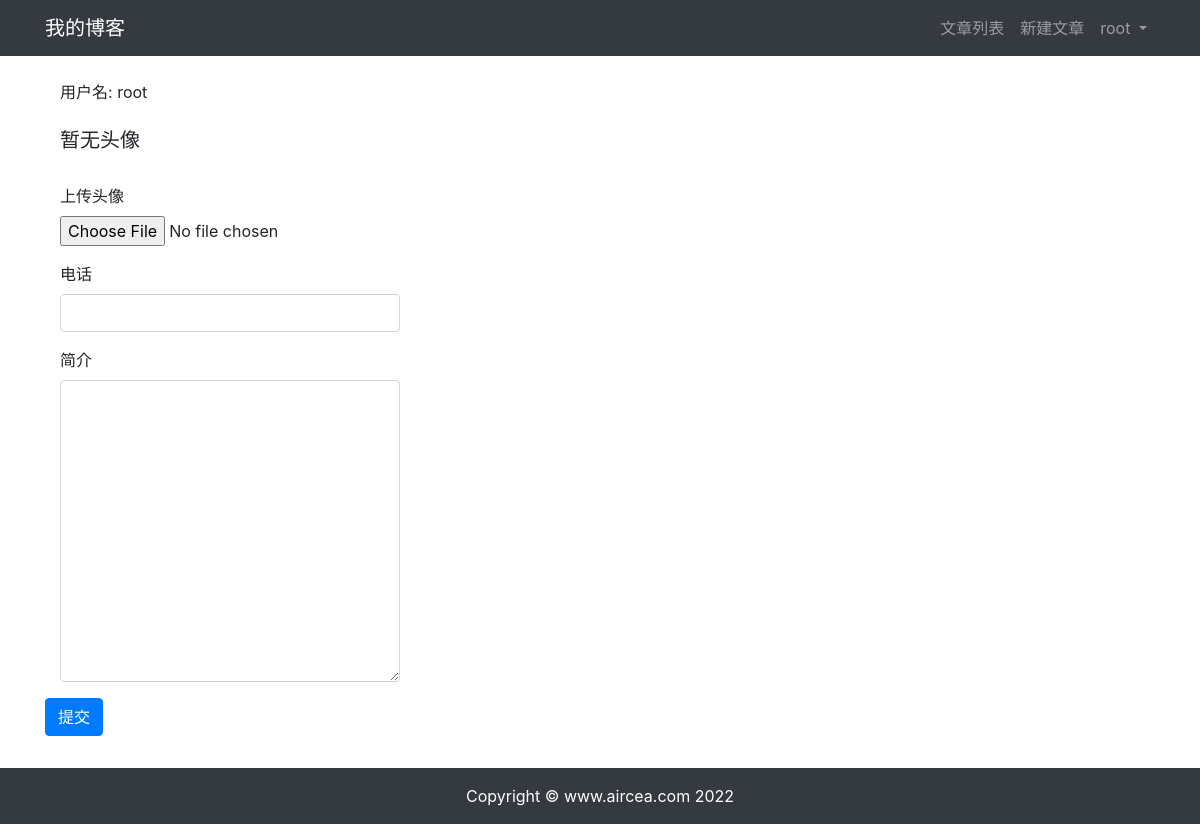
/userprofile/edit/6/ (signed in), run on an earlier commit of the app's database.
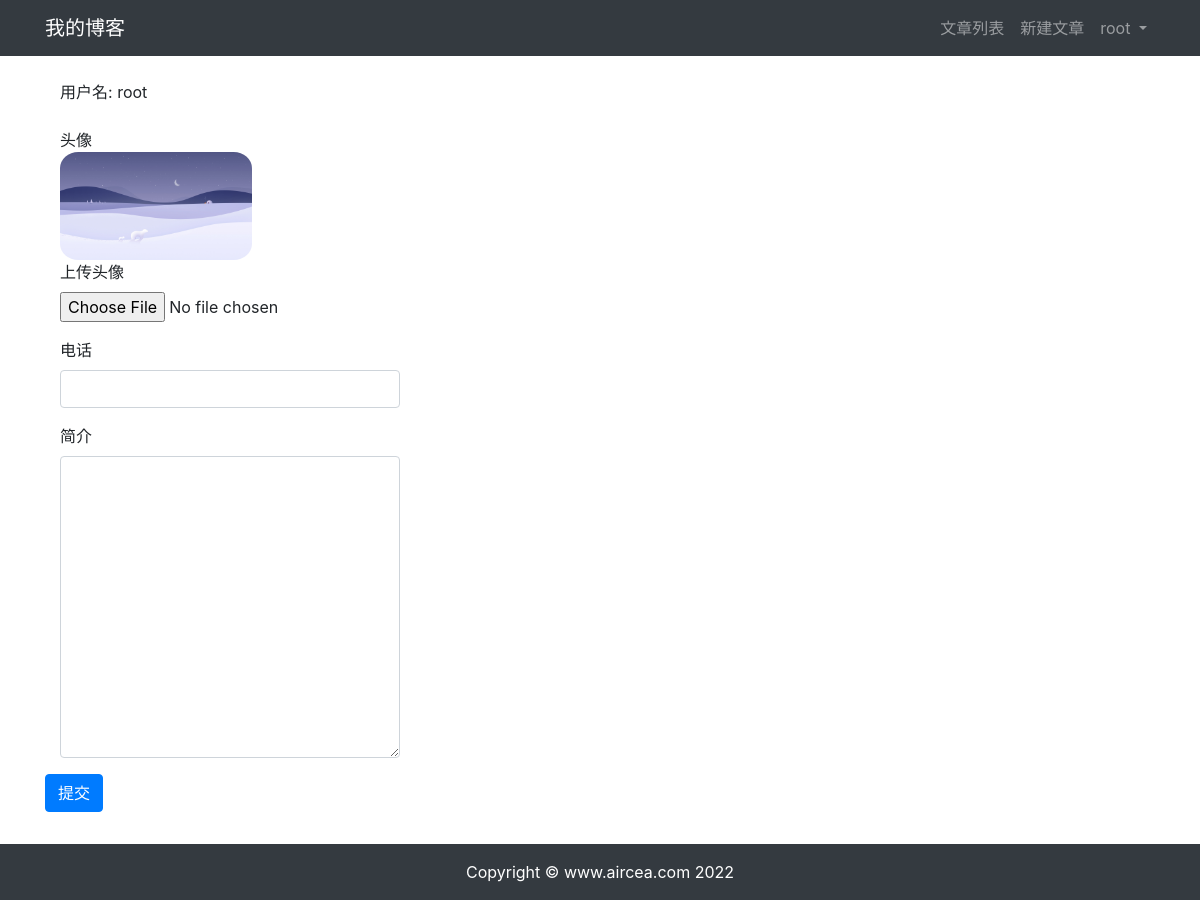
And on a later commit of the database.
### userprofile/models.py (models this page shows, shortened)
class Profile(models.Model):
    user = models.OneToOneField(User, on_delete=models.CASCADE, related_name='profile')
    phone = models.CharField(max_length=20, blank=True)
    avatar = models.ImageField(upload_to='avatar/%Y%m%d/', blank=True)
    bio = models.TextField(max_length=500, blank=True)

### userprofile/views.py (the view)
# urls.py: path('edit/<int:id>/', views.profile_edit, name='edit'),
@login_required(login_url='/userprofile/login/')
def profile_edit(request, id):
    user = User.objects.get(id=id)
    profile = Profile.objects.get(user_id=id)
    if request.method == 'POST':
        if request.user != user:
            return HttpResponse("你没有权限修改此用户信息。")
        profile_form = ProfileForm(request.POST, request.FILES)
        if profile_form.is_valid():
            profile_cd = profile_form.cleaned_data
            profile.phone = profile_cd['phone']
            profile.bio = profile_cd['bio']
            if 'avatar' in request.FILES:
                profile.avatar = profile_cd["avatar"]
            profile.save()
            return redirect("userprofile:edit", id=id)
        else:
            return HttpResponse("注册表单输入有误。请重新输入~")
    elif request.method == 'GET':
        profile_form = ProfileForm()
        context = { 'profile_form': profile_form, 'profile': profile, 'user': user }
        return render(request, 'userprofile/edit.html', context)
    else:
        return HttpResponse("请使用GET或POST请求数据")

### userprofile/forms.py
class ProfileForm(forms.ModelForm):
    class Meta:
        model = Profile
        fields = ('phone', 'avatar', 'bio')

### templates/userprofile/edit.html (shortened to what this page needs)
{% extends "base.html" %} {% load staticfiles %}
{% block content %}
<div class="container">
    <div class="row">
        <div class="col-12">
            <br>
            <div class="col-md-4">用户名: {{ user.username }}</div>
            <br>
            {% if profile.avatar %}
                <div class="col-md-4">头像</div>
                    <img src="{{ profile.avatar.url }}" style="max-width: 20%; border-radius: 15%;" class="col-md-4">
            {% else %}
                    <h5 class="col-md-4">暂无头像</h5>
            {% endif %}
                <br>
            <form method="post" action="." enctype="multipart/form-data">
                <div class="form-group col-md-4">
                    <label for="avatar">上传头像</label>
                    <input type="file" class="form-control-file" name="avatar" id="avatar">
                </div>
                <div class="form-group col-md-4">
                    <label for="phone">电话</label>
                    <input type="text" class="form-control" id="phone" name="phone" value="{{ profile.phone }}">
                </div>
                <div class="form-group col-md-4">
                    <label for="bio">简介</label>
                    <textarea type="text" class="form-control" id="bio" name="bio" rows="12">{{ profile.bio }}</textarea>
                </div>
                <button type="submit" class="btn btn-primary">提交</button>
            </form>
        </div>
    </div>
</div>
{% endblock content %}

### templates/base.html (shortened to what this page needs)
{%load staticfiles%}
<head>
    <link rel="stylesheet" href="{%static 'bootstrap/css/bootstrap.min.css' %}">
    <link rel="stylesheet" href="{%static 'md_css/monokai.css' %}">
</head>
<body>
    {% include 'header.html'%}
    {%block content%}{%endblock content%}
    {%include 'footer.html'%}
</body>

### templates/header.html (shortened to what this page needs)
<nav class="navbar navbar-expand-lg navbar-dark bg-dark">
    <div class="container">
        <a class="navbar-brand" href="{%url 'article:article_list' %}">我的博客</a>
        <div>
            <ul class="navbar-nav">
                <li class="nav-item">
                    <a class="nav-link" href="{%url 'article:article_list' %}">文章列表</a>
                </li>
                <li class="navbar-nav">
                    <a class="nav-link" href="{% url 'article:article_create' %}">新建文章</a>
                </li>
                {% if user.is_authenticated %}
                <li class="nav-item dropdown">
                    <a class="nav-link dropdown-toggle" href="#" id="navbarDropdown" role="button"
                       data-toggle="dropdown" aria-haspopup="true" aria-expanded="false">
                        {{user.username }}
                    </a>
                </li>
                {% else %}
                <li class="nav-item">
                    <a class="nav-link" href="{% url 'userprofile:login' %}">登录</a>
                </li>
                {% endif %}
            </ul>
        </div>
    </div>
</nav>

### templates/footer.html
{% load staticfiles %}
<div>
    <br><br><br>
</div>
<footer class="py-3 bg-dark fixed-bottom">
    <div class="container">
        <p class="m-0 text-center text-white">Copyright &copy; www.aircea.com 2022</p>
    </div>
</footer>

What changed in the data, as far as the page shows it:
now on this page (row edited): Profile: avatar (picture)
Also different on the page:
text no longer shown: "暂无头像"
text now shown: "头像"
